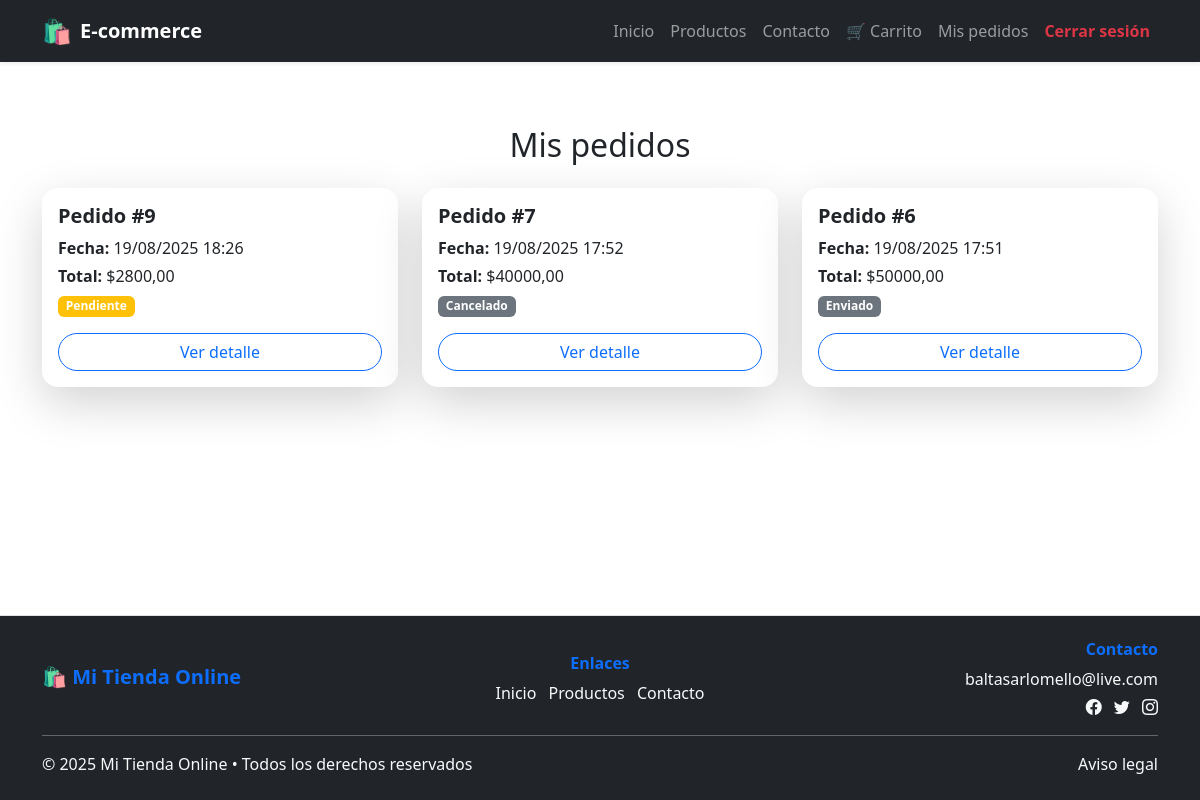
The page /my_orders/ (signed in) on the database its author committed.
### shop/models.py (models this page shows, shortened)
class Order(models.Model): # Orden de compra hecha por un usuario
    ESTADOS = [
        ('pendiente', 'Pendiente'),
        ('enviado', 'Enviado'),
        ('cancelado', 'Cancelado'),
    ]
    usuario = models.ForeignKey(settings.AUTH_USER_MODEL, on_delete=models.CASCADE, related_name='pedidos')
    fecha = models.DateTimeField(auto_now_add=True)
    estado = models.CharField(max_length=20, choices=ESTADOS, default='pendiente')
    total = models.DecimalField(max_digits=10, decimal_places=2, default=0)

### shop/views.py (the view)
# urls.py: path("my_orders/", OrderListView.as_view(), name="order_list"),
@method_decorator(login_required, name='dispatch')
class OrderListView(ListView):
    model = Order
    template_name = "../templates/shop/order_list.html"
    context_object_name = "orders"
    def get_queryset(self):
        return Order.objects.filter(usuario=self.request.user).order_by("-fecha")

### proyecto_tienda_online/templates/shop/order_list.html (shortened to what this page needs)
{% extends "general/layout.html" %}
{% load static %}
{% block page_content %}
<div class="container py-5">
    <h2 class="text-center mb-4">Mis pedidos</h2>
    {% if orders %}
    <div class="row g-4">
        {% for order in orders %}
        <div class="col-md-6 col-lg-4">
            <div class="card h-100 shadow-lg rounded-4 border-0 hover-scale">
                <div class="card-body d-flex flex-column">
                    <h5 class="card-title fw-bold">Pedido #{{ order.id }}</h5>
                    <p class="card-text mb-1"><strong>Fecha:</strong> {{ order.fecha|date:"d/m/Y H:i" }}</p>
                    <p class="card-text mb-1"><strong>Total:</strong> ${{ order.total|floatformat:2 }}</p>
                    <p class="card-text mb-3">
                        <span class="badge
                            {% if order.estado == 'pendiente' %}bg-warning
                            {% elif order.estado == 'pagado' %}bg-success
                            {% else %}bg-secondary{% endif %}">
                            {{ order.estado|title }}
                        </span>
                    </p>
                    <a href="{% url 'order_detail' order.id %}" class="btn btn-outline-primary mt-auto rounded-pill">
                        Ver detalle
                    </a>
                </div>
            </div>
        </div>
        {% endfor %}
    </div>
    {% else %}
    <p class="text-center">Todavía no tienes pedidos realizados.</p>
    {% endif %}
</div>
{% endblock %}

### proyecto_tienda_online/templates/shop/order_list.html (style rules this page uses)
.hover-scale { transition: transform 0.3s ease, box-shadow 0.3s ease; }

### rows shown on the page
Order: id "9", fecha "19/08/2025 18:26", total "2800,00", estado "Pendiente"
Order: id "7", fecha "19/08/2025 17:52", total "40000,00", estado "Cancelado"
Order: id "6", fecha "19/08/2025 17:51", total "50000,00", estado "Enviado"
